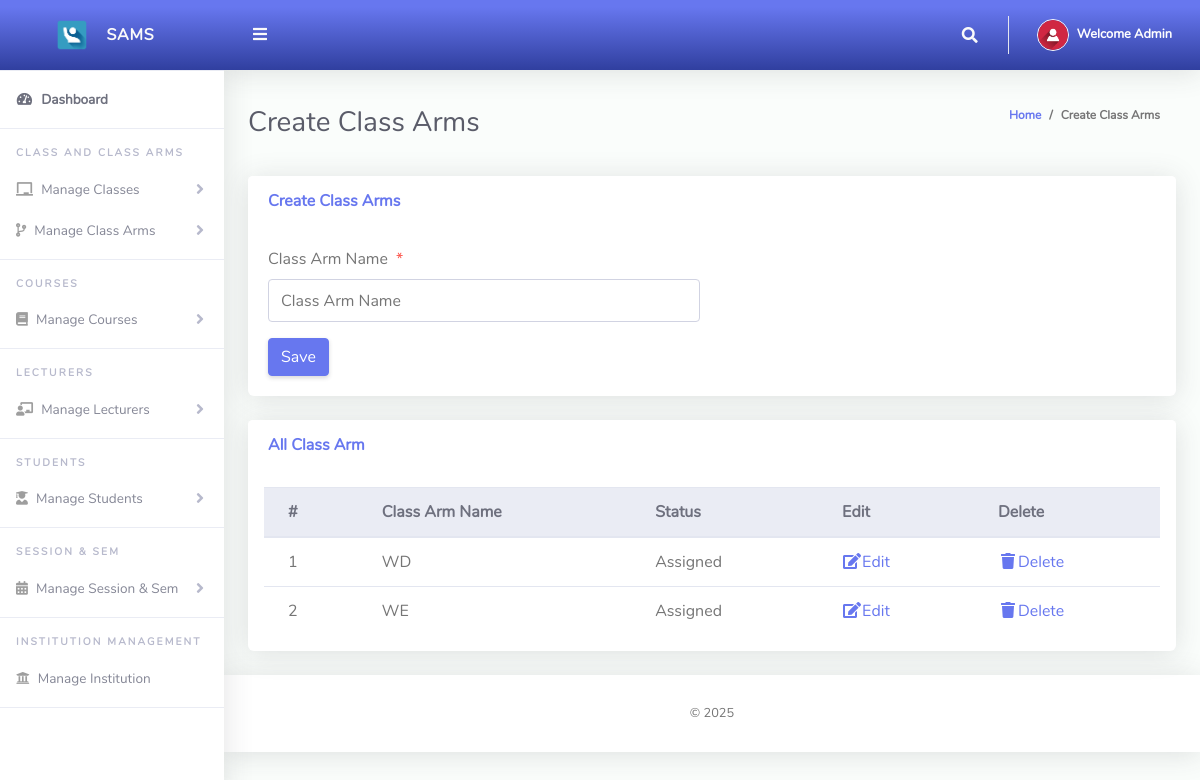
/Admin/createClassArms.php (signed in), run on the app's committed database.
### tables this page shows
CREATE TABLE `tblclassarms` (
  `Id` int(10) NOT NULL,
  `classId` varchar(10) NOT NULL,
  `classArmName` varchar(255) NOT NULL,
  `isAssigned` varchar(10) NOT NULL
);

### Admin/createClassArms.php (the view, shortened to what this page needs)
<?php
include '../Includes/dbcon.php';
?>
<!DOCTYPE html>
<html lang="en">
<head>
  <link href="../vendor/fontawesome-free/css/all.min.css" rel="stylesheet" type="text/css">
  <link href="../vendor/bootstrap/css/bootstrap.min.css" rel="stylesheet" type="text/css">
  <link href="css/ruang-admin.min.css" rel="stylesheet">
</head>
<body id="page-top">
  <div id="wrapper">
      <?php include "Includes/sidebar.php";?>
    <div id="content-wrapper" class="d-flex flex-column">
      <div id="content">
       <?php include "Includes/topbar.php";?>
        <div class="container-fluid" id="container-wrapper">
          <div class="d-sm-flex align-items-center justify-content-between mb-4">
            <h1 class="h3 mb-0 text-gray-800">Create Class Arms</h1>
            <ol class="breadcrumb">
              <li class="breadcrumb-item"><a href="./">Home</a></li>
              <li class="breadcrumb-item active" aria-current="page">Create Class Arms</li>
            </ol>
          </div>
          <div class="row">
            <div class="col-lg-12">
              <div class="card mb-4">
                <div class="card-header py-3 d-flex flex-row align-items-center justify-content-between">
                  <h6 class="m-0 font-weight-bold text-primary">Create Class Arms</h6>
                </div>
                <div class="card-body">
                  <form method="post">
                    <div class="form-group row mb-3">
                        <div class="col-xl-6">
                        <label class="form-control-label">Class Arm Name<span class="text-danger ml-2">*</span></label>
                      <input type="text" class="form-control" name="classArmName" value="<?php echo $row['classArmName'];?>" id="exampleInputFirstName" placeholder="Class Arm Name">
                        </div>
                    </div>
                      <?php
                    if (isset($Id))
                    {
                    ?>
                    <button type="submit" name="update" class="btn btn-warning">Update</button>
                    &nbsp;&nbsp;&nbsp;&nbsp;&nbsp;&nbsp;&nbsp;&nbsp;&nbsp;&nbsp;
                    <?php
                    } else {
                    ?>
                    <button type="submit" name="save" class="btn btn-primary">Save</button>
                    <?php
                    }
                    ?>
                  </form>
                </div>
              </div>
                 <div class="row">
              <div class="col-lg-12">
              <div class="card mb-4">
                <div class="card-header py-3 d-flex flex-row align-items-center justify-content-between">
                  <h6 class="m-0 font-weight-bold text-primary">All Class Arm</h6>
                </div>
                <div class="table-responsive p-3">
                  <table class="table align-items-center table-flush table-hover" id="dataTableHover">
                    <thead class="thead-light">
                      <tr>
                        <th>#</th>
                        <th>Class Arm Name</th>
                         <th>Status</th>
                        <th>Edit</th>
                        <th>Delete</th>
                      </tr>
                    </thead>
                    <tbody>
                  <?php
                      $query = "SELECT tblclassarms.Id,tblclassarms.isAssigned,tblclassarms.classArmName
                      FROM tblclassarms";
                      $rs = $conn->query($query);
                      $num = $rs->num_rows;
                      $sn=0;
                      $status="";
                      if($num > 0)
                      {
                        while ($rows = $rs->fetch_assoc())
                          {
                              if($rows['isAssigned'] == '1'){$status = "Assigned";}else{$status = "UnAssigned";}
                             $sn = $sn + 1;
                            echo"
                              <tr>
                                <td>".$sn."</td>
                                <td>".$rows['classArmName']."</td>
                                <td>".$status."</td>
                                <td><a href='?action=edit&Id=".$rows['Id']."'><i class='fas fa-fw fa-edit'></i>Edit</a></td>
                                <td><a href='?action=delete&Id=".$rows['Id']."'><i class='fas fa-fw fa-trash'></i>Delete</a></td>
                              </tr>";
                          }
                      }
                      else
                      {
                           echo
                           "<div class='alert alert-danger' role='alert'>
                            No Record Found!
                            </div>";
                      }
                      ?>
                    </tbody>
                  </table>
                </div>
              </div>
            </div>
            </div>
          </div>
        </div>
      </div>
       <?php include "Includes/footer.php";?>
    </div>
  </div>
</body>
</html>

### Admin/Includes/topbar.php (shortened to what this page needs)
<?php
$query = "SELECT * FROM tbladmin WHERE Id = " . $_SESSION['userId'] . "";
$rs = $conn->query($query);
$rows = $rs->fetch_assoc();
$fullName = $rows['firstName'] . " " . $rows['lastName'];
?>
<nav class="navbar navbar-expand navbar-light bg-gradient-primary topbar mb-4 static-top">
    <button id="sidebarToggleTop" class="btn btn-link rounded-circle mr-3" type="button" aria-label="Toggle navigation">
        <i class="fa fa-bars"></i>
    </button>
    <ul class="navbar-nav ml-auto">
        <li class="nav-item dropdown no-arrow">
            <a class="nav-link dropdown-toggle" href="#" id="searchDropdown" role="button" data-toggle="dropdown"
                aria-haspopup="true" aria-expanded="false">
                <i class="fas fa-search fa-fw"></i>
            </a>
        </li>
        <li class="nav-item dropdown no-arrow">
            <a class="nav-link dropdown-toggle" href="#" id="userDropdown" role="button" data-toggle="dropdown"
                aria-haspopup="true" aria-expanded="false">
                <img class="img-profile rounded-circle" src="img/user-icn.png" style="max-width: 60px">
                <span class="ml-2 d-none d-lg-inline text-white small"><b>Welcome <?php echo $fullName; ?></b></span>
            </a>
        </li>
    </ul>
</nav>

### Admin/createClassArms.php (style rules this page uses)
#content-wrapper { padding-left: 0px; }

### data on the page
tblclassarms: classArmName "WD", isAssigned "Assigned"
tblclassarms: classArmName "WE", isAssigned "Assigned"

### other printed values
$fullName "Admin"
